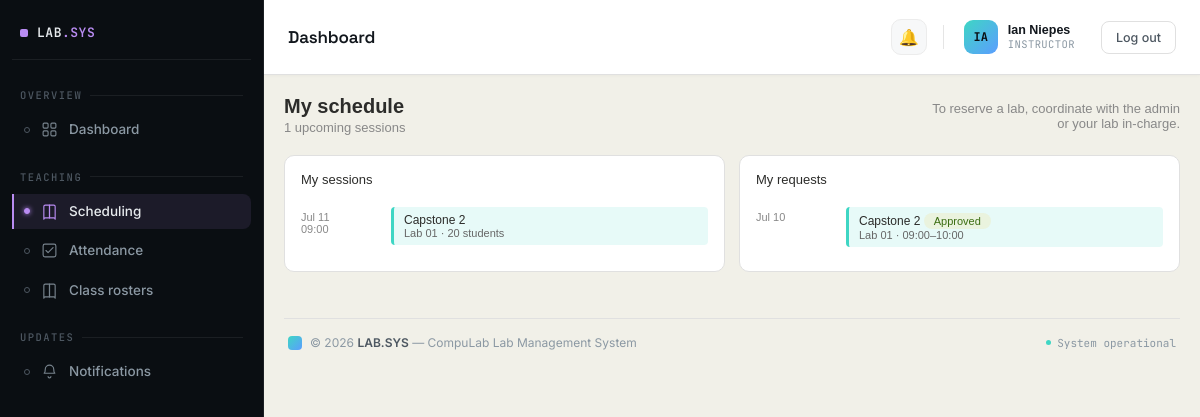
Page /schedule/instructor/ (signed in) on the committed database.
### accounts/models.py (models this page shows, shortened)
class User(AbstractUser):
    ROLE_CHOICES = [
        ('admin', 'Admin'),
        ('incharge', 'Lab In-charge'),
        ('instructor', 'Instructor'),
        ('student', 'Student'),
    ]
    role = models.CharField(max_length=20, choices=ROLE_CHOICES, default='instructor')
    id_number = models.CharField(
        max_length=50, blank=True, default='',
        help_text='Student/Instructor ID — used to match this account to reservation requests and lab PC check-ins. Separate from the login username.'
    )
    assigned_lab = models.ForeignKey(
        'labs.Lab',
        null=True,
        blank=True,
        on_delete=models.SET_NULL,
        related_name='assigned_users'
    )
    email_notifications_enabled = models.BooleanField(default=True)

### scheduling/models.py (models this page shows, shortened)
class Session(models.Model):
    REQUESTER_TYPE = [
        ('instructor', 'Instructor'),
        ('student', 'Student'),
    ]
    lab = models.ForeignKey('labs.Lab', on_delete=models.CASCADE, related_name='sessions')
    instructor = models.ForeignKey(
        settings.AUTH_USER_MODEL, on_delete=models.SET_NULL, null=True, blank=True,
        related_name='sessions',
        help_text='Optional — only set when the requester has a matching CompuLab account.'
    )
    roster = models.ForeignKey(
        ClassRoster, on_delete=models.SET_NULL, null=True, blank=True, related_name='sessions',
        help_text='Optional — attach a class roster so attendance reports can show real present/absent names.'
    )
    requester_type = models.CharField(max_length=10, choices=REQUESTER_TYPE, default='instructor')
    requester_name = models.CharField(max_length=150, default='')
    requester_id_number = models.CharField(
        max_length=50, default='', help_text='Student ID or Instructor ID presented at the lab PC.'
    )
    reservation_code = models.CharField(max_length=12, unique=True, null=True, blank=True)
    subject = models.CharField(max_length=200)
    date = models.DateField()
    start_time = models.TimeField()
    end_time = models.TimeField()
    student_count = models.PositiveIntegerField(default=0)
    created_at = models.DateTimeField(auto_now_add=True)

class SessionRequest(models.Model):
    REQUESTER_TYPE = [
        ('instructor', 'Instructor'),
        ('student', 'Student'),
    ]
    STATUS = [
        ('pending', 'Pending'),
        ('approved', 'Approved'),
        ('declined', 'Declined'),
    ]
    instructor = models.ForeignKey(
        settings.AUTH_USER_MODEL, on_delete=models.SET_NULL, null=True, blank=True,
        related_name='requests',
        help_text='Optional — only set when the requester has a matching CompuLab account.'
    )
    requester_type = models.CharField(max_length=10, choices=REQUESTER_TYPE, default='instructor')
    requester_name = models.CharField(max_length=150, default='', help_text='Name of the instructor or student who asked for this reservation in person.')
    requester_id_number = models.CharField(
        max_length=50, default='', help_text='Student ID or Instructor ID — this is what they will present at the lab PC.'
    )
    lab = models.ForeignKey('labs.Lab', on_delete=models.CASCADE)
    subject = models.CharField(max_length=200)
    date = models.DateField()
    start_time = models.TimeField()
    end_time = models.TimeField()
    student_count = models.PositiveIntegerField(default=0)
    notes = models.TextField(blank=True)
    status = models.CharField(max_length=10, choices=STATUS, default='pending')
    reservation_code = models.CharField(max_length=12, unique=True, null=True, blank=True)
    created_at = models.DateTimeField(auto_now_add=True)

### labs/models.py (models this page shows, shortened)
class Lab(models.Model):
    name = models.CharField(max_length=100)
    location = models.CharField(max_length=200, blank=True)
    opening_time = models.TimeField(
        default='07:00',
        help_text='Daily opening time, used as the capacity basis for utilization % in reports.'
    )
    closing_time = models.TimeField(
        default='21:00',
        help_text='Daily closing time, used as the capacity basis for utilization % in reports.'
    )

### scheduling/views.py (the view)
# urls.py: path('instructor/', views.InstructorScheduleView.as_view(), name='inst_schedule'),
class InstructorScheduleView(RoleRequiredMixin, TemplateView):
    allowed_roles = ['instructor']
    template_name = 'scheduling/instructor_schedule.html'
    def get_context_data(self, **kwargs):
        ctx = super().get_context_data(**kwargs)
        ctx['my_sessions'] = Session.objects.filter(
            instructor=self.request.user
        ).order_by('date', 'start_time')
        ctx['my_requests'] = SessionRequest.objects.filter(
            instructor=self.request.user
        ).order_by('-created_at')
        return ctx

### accounts/context_processors.py (called while the page is built)
def sidebar_counts(request):
    if not request.user.is_authenticated:
        return {}
    return {
        'unread_notifications_count': Notification.objects.filter(
            user=request.user, read=False
        ).count(),
        'open_issues_count': Issue.objects.filter(status='open').count()
        if request.user.role in ['admin', 'incharge'] else 0,
    }

### accounts/mixins.py (called while the page is built)
    def dispatch(self, request, *args, **kwargs):
        if not request.user.is_authenticated:
            return self.handle_no_permission()
        if self.allowed_roles and request.user.role not in self.allowed_roles:
            raise PermissionDenied
        return super().dispatch(request, *args, **kwargs)

### compulab/templates/scheduling/instructor_schedule.html (shortened to what this page needs)
{% extends "base.html" %}
{% block content %}
<div class="page-header">
  <div>
    <h1>My schedule</h1>
    <div class="sub">{{ my_sessions|length }} upcoming sessions</div>
  </div>
  <div class="sub" style="text-align:right; max-width:260px">To reserve a lab, coordinate with the admin or your lab in-charge.</div>
</div>
<div class="two-col">
  <div class="card">
    <div class="section-title">My sessions</div>
    {% for session in my_sessions %}
      <div class="schedule-row">
        <div class="schedule-time">{{ session.date|date:"M d" }}<br>{{ session.start_time|time:"H:i" }}</div>
        <div class="schedule-block">
          <div class="s-title">{{ session.subject }}</div>
          <div class="s-sub">{{ session.lab.name }} · {{ session.student_count }} students</div>
        </div>
      </div>
    {% empty %}
      <p class="empty">No sessions scheduled.</p>
    {% endfor %}
  </div>
  <div class="card">
    <div class="section-title">My requests</div>
    {% for req in my_requests %}
      <div class="schedule-row">
        <div class="schedule-time">{{ req.date|date:"M d" }}</div>
        <div class="schedule-block">
          <div class="s-title">{{ req.subject }} <span class="status-pill pill-{{ req.status }}">{{ req.get_status_display }}</span></div>
          <div class="s-sub">{{ req.lab.name }} · {{ req.start_time|time:"H:i" }}–{{ req.end_time|time:"H:i" }}</div>
        </div>
      </div>
    {% empty %}
      <p class="empty">No requests submitted yet.</p>
    {% endfor %}
  </div>
</div>
{% endblock %}

### compulab/templates/dashboard/navbar.html (shortened to what this page needs)
<div class="topbar">
  <div class="topbar-title">{{ page_title|default:"Dashboard" }}</div>
  <div class="topbar-right">
    <div class="topbar-notif">
      <a href="{% url 'notifications' %}" title="Notifications">
        🔔
      </a>
    </div>
    <div class="topbar-user">
      <div class="avatar">
        {{ request.user.get_full_name|slice:":2"|upper }}
      </div>
      <div class="user-meta">
        <span class="user-name">{{ request.user.get_full_name|default:request.user.username }}</span>
        <span class="user-role">{{ request.user.role|default:"Admin" }}</span>
      </div>
    </div>
    <form method="post" action="{% url 'logout' %}" style="display:inline;">
      <button type="submit" class="btn">Log out</button>
    </form>
  </div>
</div>

### compulab/templates/base.html (style rules this page uses)
* { box-sizing: border-box; margin: 0; padding: 0; }
html, body { height: 100%; }
body { font-family: sans-serif; background: #f1f0e8; color: #2c2c2a; }
:root { --topbar-accent: #3ed6c4; --topbar-accent-tint: rgba(62,214,196,0.12); --topbar-ink-1: #12171d; --topbar-text-1: #4d5761; --topbar-text-2: #8b98a3; }
.card { background: white; border: 1px solid #e0e0e0; border-radius: 10px; padding: 16px; margin-bottom: 14px; }
.section-title { font-size: 13px; font-weight: 500; margin-bottom: 12px; }
.two-col { display: grid; grid-template-columns: 1fr 1fr; gap: 14px; }
.schedule-row { display: flex; gap: 10px; align-items: flex-start; padding: 8px 0; border-bottom: 1px solid #f0f0f0; }
.schedule-row:last-child { border: none; }
.schedule-time { font-size: 11px; color: #888; width: 80px; flex-shrink: 0; padding-top: 4px; }
.schedule-block { flex: 1; background: var(--topbar-accent-tint); border-left: 3px solid var(--topbar-accent); border-radius: 4px; padding: 6px 10px; }
.s-title { font-size: 12px; font-weight: 500; }
.s-sub { font-size: 11px; color: #666; }
a { color: inherit; }
.page-header { display: flex; align-items: center; justify-content: space-between; margin-bottom: 20px; flex-wrap: wrap; gap: 12px; }
.page-header h1 { font-size: 20px; font-weight: 600; }
.page-header .sub { font-size: 13px; color: #888; margin-top: 2px; }
.status-pill { display: inline-block; padding: 2px 10px; border-radius: 10px; font-size: 11px; font-weight: 500; text-transform: capitalize; }
.pill-resolved, .pill-approved, .pill-online, .pill-good, .pill-low, .pill-activate, .pill-register, .pill-operational { background: #EAF3DE; color: #3B6D11; }

### compulab/templates/dashboard/navbar.html (style rules this page uses)
.topbar { padding: 16px 24px; border-bottom: 1px solid #e0e0e0; background: white; display: flex; align-items: center; justify-content: space-between; box-shadow: 0 1px 3px rgba(18, 23, 29, 0.03); }
.topbar-title { font-family: 'Space Grotesk', sans-serif; font-size: 17px; font-weight: 600; letter-spacing: -0.01em; color: #12171d; }
.topbar-right { display: flex; align-items: center; gap: 16px; font-size: 13px; color: #555; }
.topbar-notif { position: relative; display: flex; align-items: center; }
.topbar-notif a { position: relative; display: flex; align-items: center; justify-content: center; width: 36px; height: 36px; border-radius: 10px; font-size: 16px; text-decoration: none; color: #4d5761; background: #f7f8f9; border: 1px solid #ececec; transition: background-color 0.15s ease, border-color 0.15s ease, transform 0.15s ease; }
.topbar-user { display: flex; align-items: center; gap: 10px; padding: 4px 10px 4px 4px; border-radius: 12px; transition: background-color 0.15s ease; }
.avatar { width: 34px; height: 34px; border-radius: 9px; background: linear-gradient(135deg, #3ed6c4, #5b9dff); color: #0a0e12; font-family: 'JetBrains Mono', monospace; font-size: 12px; font-weight: 700; display: flex; align-items: center; justify-content: center; flex-shrink: 0; }
.user-meta { display: flex; flex-direction: column; line-height: 1.25; }
.user-name { font-size: 12.5px; font-weight: 600; color: #12171d; white-space: nowrap; }
.user-role { font-size: 10.5px; font-family: 'JetBrains Mono', monospace; color: #8b98a3; text-transform: uppercase; letter-spacing: 0.04em; }
.btn { display: inline-flex; align-items: center; gap: 6px; padding: 8px 14px; border-radius: 8px; font-size: 12.5px; font-weight: 500; border: 1px solid #e0e0e0; background: white; cursor: pointer; text-decoration: none; color: #4d5761; font-family: 'Inter', sans-serif; transition: background-color 0.15s ease, border-color 0.15s ease, color 0.15s ease; }

### rows in the picture
User: user.get_full_name "IA", user.get_full_name "Ian Niepes", user.role "INSTRUCTOR"
Session: date "Jul 11", start_time "09:00", subject "Capstone 2", lab.name "Lab 01", student_count "20"
SessionRequest: date "Jul 10", subject "Capstone 2", status "Approved", lab.name "Lab 01", start_time "09:00", end_time "10:00"

### other values in the picture
{{ page_title|default:"Dashboard" }} "Dashboard"
{{ my_sessions|length }} "1"
